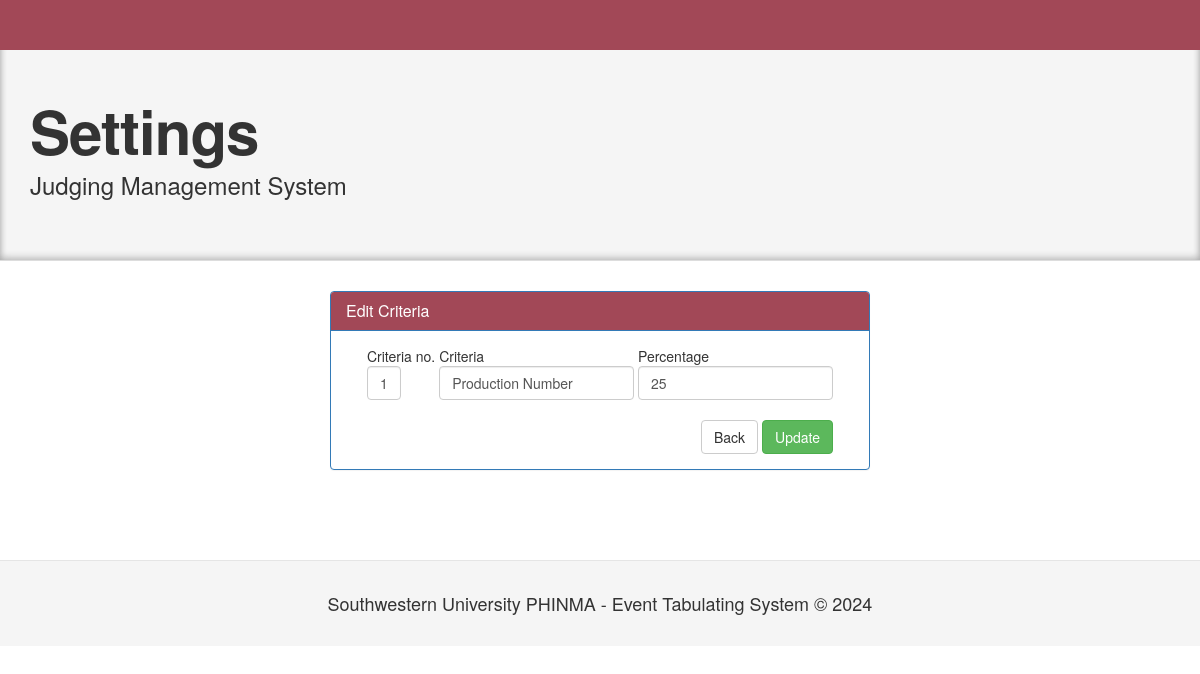
/edit_criteria.php?crit_id=122 (signed in), run on the app's committed database.
### tables this page shows
CREATE TABLE `criteria` (
  `criteria_id` int(11) NOT NULL,
  `subevent_id` int(11) NOT NULL,
  `criteria` text NOT NULL,
  `percentage` int(11) NOT NULL,
  `criteria_ctr` int(11) NOT NULL
);

### edit_criteria.php (the view, shortened to what this page needs)
<!DOCTYPE html>
<html lang="en">
  <?php
  include('header.php');
    include('session.php');
    $sub_event_id=$_GET['sub_event_id'];
    $se_name=$_GET['se_name'];
    $crit_id=$_GET['crit_id'];
  ?>
  <body>
    <div class="navbar navbar-inverse navbar-fixed-top">
    </div>
<header class="jumbotron subhead" id="overview">
  <div class="container">
    <h1><?php echo $se_name; ?> Settings</h1>
    <p class="lead">Judging Management System</p>
  </div>
</header>
    <div class="container">
    <form method="POST" id="criteriaForm">
   <div class="col-lg-3">
   </div>
   <div class="col-lg-6">
 <div class="panel panel-primary">
            <div class="panel-heading">
              <h3 class="panel-title">Edit Criteria</h3>
            </div>
     <div class="panel-body">
<table align="center">
<?php
$crit_query = $conn->query("SELECT * FROM criteria WHERE criteria_id='$crit_id'") or die(mysql_error());
while ($crit_row = $crit_query->fetch()) { ?>
    <tr>
        <td>
            Criteria no. <br />
            <span class="form-control" style="display:inline-block; width: auto; padding: 6px 12px;"><?php echo $crit_row['criteria_ctr']; ?></span>
        </td>
        <td>&nbsp;</td>
        <td>
            Criteria <br />
            <input name="criteria" type="text" class="form-control" value="<?php echo $crit_row['criteria']; ?>" />
        </td>
        <td>&nbsp;</td>
        <td>
            Percentage <br />
            <input name="percentage" type="text" class="form-control" value="<?php echo $crit_row['percentage']; ?>" />
        </td>
    </tr>
<?php } ?>
    <tr>
        <td colspan="5">&nbsp;</td>
    </tr>
    <tr>
        <td colspan="5" align="right"><a href="sub_event_details_edit.php?sub_event_id=<?php echo $sub_event_id;?>&se_name=<?php echo $se_name;?>" class="btn btn-default">Back</a>&nbsp;<button name="edit_crit" class="btn btn-success">Update</button></td>
    </tr>
</table>
</div>
          </div>
  </div>
 <div class="col-lg-3">
   </div>
</form>
          </div>
<?php include('footer.php'); ?>
  </body>
</html>

### assets/css/docs1.css (style rules this page uses)
body { position: relative; padding-top: 40px; }
body > .navbar { font-size: 13px; }
.jumbotron { position: relative; padding: 40px 0; color: #333333; text-align: center; background: #F5F5F5; filter: progid:DXImageTransform.Microsoft.gradient( startColorstr='#001995', endColorstr='#5E79FD',GradientType=1 ); -webkit-box-shadow: inset 0 3px 7px rgba(0,0,0,.2), inset 0 -3px 7px rgba(0,0,0,.2); -moz-box-shadow: inset 0 3px 7px rgba(0,0,0,.2), inset 0 -3px 7px rgba(0,0,0,.2); box-shadow: inset 0 3px 7px rgba(0,0,0,.2), inset 0 -3px 7px rgba(0,0,0,.2); }
.jumbotron h1 { font-size: 80px; font-weight: bold; letter-spacing: -1px; line-height: 1; }
.jumbotron p { font-size: 24px; font-weight: 300; line-height: 1.25; margin-bottom: 30px; }
.jumbotron .container { position: relative; z-index: 2; }
.subhead { text-align: left; border-bottom: 1px solid #ddd; }
.subhead h1 { font-size: 60px; }
.subhead p { margin-bottom: 20px; }

### data on the page
criteria: criteria_ctr "1", criteria "Production Number", percentage "25"
